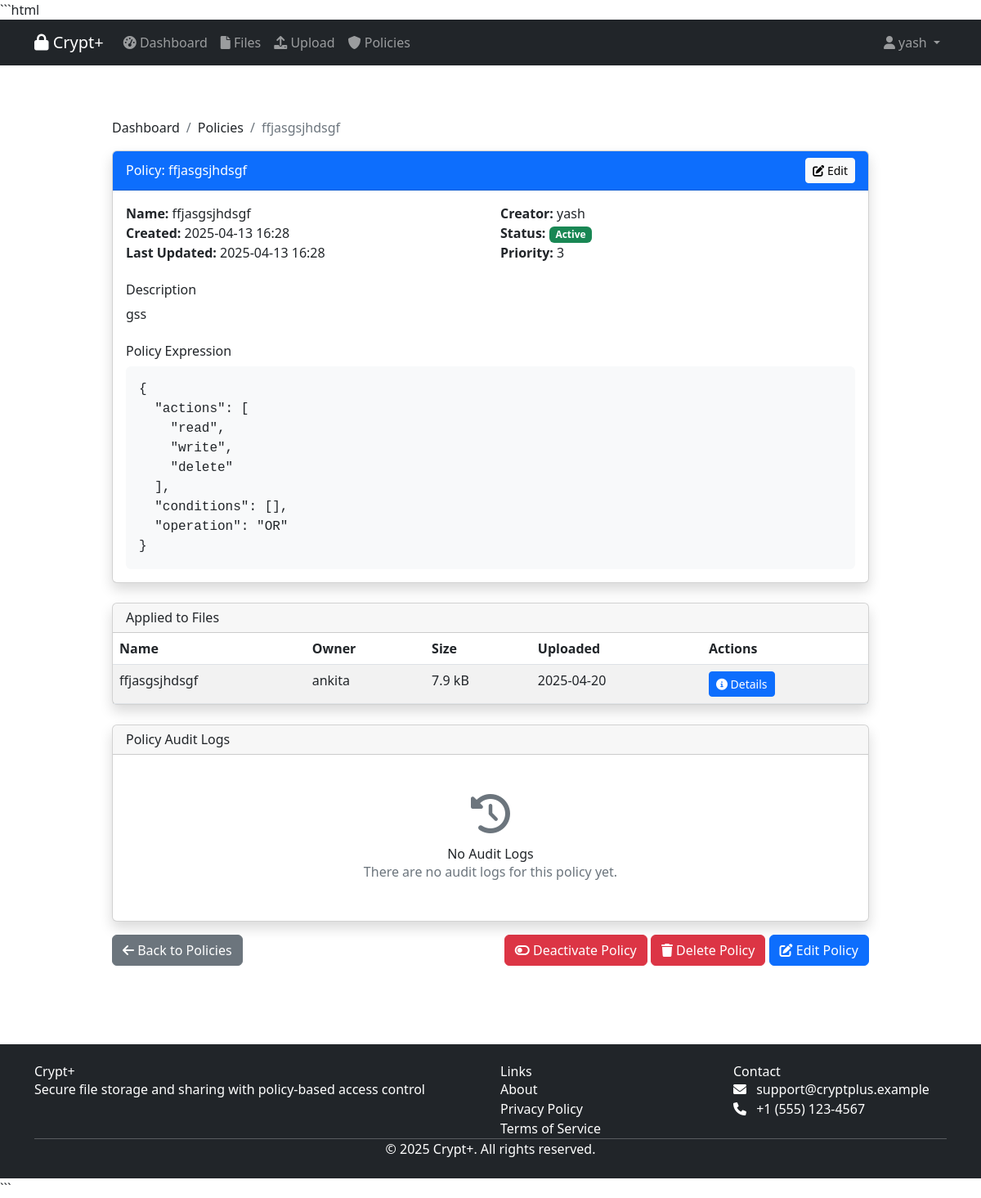
/policy/policies/1 (signed in), run on the app's committed database.
### models/user.py (models this page shows, shortened)
class User(Base, UserMixin):
    __tablename__ = 'users'
    id = Column(Integer, primary_key=True)
    username = Column(String(64), unique=True, nullable=False)
    email = Column(String(120), unique=True, nullable=False)
    password_hash = Column(String(128), nullable=False)
    is_active = Column(Boolean, default=True)
    is_admin = Column(Boolean, default=False)
    created_at = Column(DateTime, default=datetime.utcnow)
    last_login = Column(DateTime, nullable=True)
    public_key = Column(Text, nullable=True)  # For storing user's public key
    private_key = Column(Text, nullable=True)  # For storing the encrypted private key
    attributes = relationship("Attribute", secondary=user_attributes, back_populates="users")
    owned_data = relationship("Data", back_populates="owner")

### models/policy.py (models this page shows, shortened)
class Policy(Base):
    __tablename__ = 'policies'
    id = Column(Integer, primary_key=True)
    name = Column(String(128), unique=True, nullable=False)
    description = Column(String(256))
    created_at = Column(DateTime, default=datetime.utcnow)
    updated_at = Column(DateTime, default=datetime.utcnow, onupdate=datetime.utcnow)
    creator_id = Column(Integer, ForeignKey('users.id'), nullable=False)
    policy_expression = Column(JSON, nullable=False)
    is_active = Column(Boolean, default=True)
    priority = Column(Integer, default=1)  # Higher number means higher priority
    creator = relationship("User")
    data = relationship("Data", secondary='data_policies', back_populates="policies")

### models/data.py (models this page shows, shortened)
class Data(Base):
    __tablename__ = 'data'
    id = Column(Integer, primary_key=True)
    name = Column(String(128), nullable=False)
    file_path = Column(String(256), nullable=False)
    file_type = Column(String(64), nullable=False)
    size = Column(Integer, nullable=False)  # Size in bytes
    description = Column(Text, nullable=True)  # Added description field
    encrypted = Column(Boolean, default=True)
    encrypted_key = Column(Text, nullable=True)  # Encrypted symmetric key
    iv = Column(String(32), nullable=True)  # Initialization vector
    created_at = Column(DateTime, default=datetime.utcnow)
    updated_at = Column(DateTime, default=datetime.utcnow, onupdate=datetime.utcnow)
    owner_id = Column(Integer, ForeignKey('users.id'), nullable=False)
    content_hash = Column(String(64), nullable=True)  # For integrity verification
    owner = relationship("User", back_populates="owned_data")
    policies = relationship("Policy", secondary=data_policies, back_populates="data")
    access_logs = relationship("AccessLog", back_populates="data")
    shares = relationship("FileShare", back_populates="file", cascade="all, delete-orphan")

### controllers/policy.py (the view)
    @policy_bp.route('/policies/<int:policy_id>')
    @login_required
    def policy_details(policy_id):
        from models.policy import Policy
        policy = db_session.query(Policy).get(policy_id)
        if not policy:
            flash('Policy not found', 'error')
            return redirect(url_for('policy.list_policies'))
        if not current_user.is_admin and policy.creator_id != current_user.id and not policy.is_active:
            flash('Access denied', 'error')
            return redirect(url_for('policy.list_policies'))
        return render_template('policy_details.html', policy=policy)

### templates/policy_details.html (shortened to what this page needs)
{% extends "layout.html" %}
{% block content %}
<div class="container py-4">
    <div class="row justify-content-center">
        <div class="col-lg-10">
            <nav aria-label="breadcrumb">
                <ol class="breadcrumb">
                    <li class="breadcrumb-item"><a href="{{ url_for('dashboard') }}">Dashboard</a></li>
                    <li class="breadcrumb-item"><a href="{{ url_for('policy.list_policies') }}">Policies</a></li>
                    <li class="breadcrumb-item active" aria-current="page">{{ policy.name }}</li>
                </ol>
            </nav>
            <div class="card shadow mb-4">
                <div class="card-header bg-primary text-white d-flex justify-content-between align-items-center">
                    <h4 class="mb-0">Policy: {{ policy.name }}</h4>
                    <div>
                        <a href="{{ url_for('policy.edit_policy', policy_id=policy.id) }}" class="btn btn-sm btn-light">
                            <i class="fas fa-edit"></i> Edit
                        </a>
                    </div>
                </div>
                <div class="card-body">
                    <div class="row mb-4">
                        <div class="col-md-6">
                            <p><strong>Name:</strong> {{ policy.name }}</p>
                            <p><strong>Created:</strong> {{ policy.created_at.strftime('%Y-%m-%d %H:%M') }}</p>
                            <p><strong>Last Updated:</strong> {{ policy.updated_at.strftime('%Y-%m-%d %H:%M') }}</p>
                        </div>
                        <div class="col-md-6">
                            <p><strong>Creator:</strong> {{ policy.creator.username }}</p>
                            <p>
                                <strong>Status:</strong>
                                {% if policy.is_active %}
                                <span class="badge bg-success">Active</span>
                                {% else %}
                                <span class="badge bg-danger">Inactive</span>
                                {% endif %}
                            </p>
                            <p><strong>Priority:</strong> {{ policy.priority }}</p>
                        </div>
                    </div>
                    <h5 class="card-title">Description</h5>
                    <p class="card-text">{{ policy.description or 'No description provided.' }}</p>
                    <h5 class="card-title mt-4">Policy Expression</h5>
                    <div class="bg-light p-3 rounded">
                        <pre class="mb-0"><code>{{ policy.policy_expression | tojson(indent=2) }}</code></pre>
                    </div>
                </div>
            </div>
            <div class="card shadow mb-4">
                <div class="card-header">
                    <h5 class="mb-0">Applied to Files</h5>
                </div>
                {% if policy.data %}
                <div class="table-responsive">
                    <table class="table table-striped mb-0">
                        <thead>
                            <tr>
                                <th>Name</th>
                                <th>Owner</th>
                                <th>Size</th>
                                <th>Uploaded</th>
                                <th>Actions</th>
                            </tr>
                        </thead>
                        <tbody>
                            {% for file in policy.data %}
                            <tr>
                                <td>
                                    <a href="{{ url_for('data.file_details', file_id=file.id) }}">
                                        {{ file.name }}
                                    </a>
                                </td>
                                <td>{{ file.owner.username }}</td>
                                <td>{{ file.size | filesizeformat }}</td>
                                <td>{{ file.created_at.strftime('%Y-%m-%d') }}</td>
                                <td>
                                    <a href="{{ url_for('data.file_details', file_id=file.id) }}" class="btn btn-sm btn-primary">
                                        <i class="fas fa-info-circle"></i> Details
                                    </a>
                                </td>
                            </tr>
                            {% endfor %}
                        </tbody>
                    </table>
                </div>
                {% endif %}
            </div>
            <div class="card shadow">
                <div class="card-header">
                    <h5 class="mb-0">Policy Audit Logs</h5>
                </div>
                {% if policy.audit_logs %}
                <div class="table-responsive">
                    <table class="table table-striped mb-0">
                        <thead>
                            <tr>
                                <th>Time</th>
                                <th>User</th>
                                <th>Action</th>
                                <th>Details</th>
                            </tr>
                        </thead>
                        <tbody>
                            {% for log in policy.audit_logs %}
                            <tr>
                                <td>{{ log.timestamp.strftime('%Y-%m-%d %H:%M:%S') }}</td>
                                <td>{{ log.user.username }}</td>
                                <td>{{ log.action }}</td>
                                <td class="text-truncate" style="max-width: 300px;">{{ log.details }}</td>
                            </tr>
                            {% endfor %}
                        </tbody>
                    </table>
                </div>
                {% else %}
                <div class="card-body text-center py-5">
                    <div class="mb-3">
                        <i class="fas fa-history text-muted fa-3x"></i>
                    </div>
                    <h5>No Audit Logs</h5>
                    <p class="text-muted">There are no audit logs for this policy yet.</p>
                </div>
                {% endif %}
            </div>
            <div class="mt-3 d-flex justify-content-between">
                <a href="{{ url_for('policy.list_policies') }}" class="btn btn-secondary">
                    <i class="fas fa-arrow-left"></i> Back to Policies
                </a>
                <div>
                    <form method="POST" action="{{ url_for('policy.toggle_policy', policy_id=policy.id) }}" class="d-inline">
                        {% if policy.is_active %}
                        <button type="submit" class="btn btn-danger">
                            <i class="fas fa-toggle-off"></i> Deactivate Policy
                        </button>
                        {% else %}
                        <button type="submit" class="btn btn-success">
                            <i class="fas fa-toggle-on"></i> Activate Policy
                        </button>
                        {% endif %}
                    </form>
                    <form method="POST" action="{{ url_for('policy.delete_policy', policy_id=policy.id) }}" class="d-inline">
                        <button type="submit" class="btn btn-danger" onclick="return confirm('Are you sure you want to delete this policy?')">
                            <i class="fas fa-trash"></i> Delete Policy
                        </button>
                    </form>
                    <a href="{{ url_for('policy.edit_policy', policy_id=policy.id) }}" class="btn btn-primary">
                        <i class="fas fa-edit"></i> Edit Policy
                    </a>
                </div>
            </div>
        </div>
    </div>
</div>
{% endblock %}

### templates/layout.html (shortened to what this page needs)
<html lang="en">
<head>
  <link href="https://cdn.jsdelivr.net/npm/bootstrap@5.2.3/dist/css/bootstrap.min.css" rel="stylesheet">
  <link href="https://cdnjs.cloudflare.com/ajax/libs/font-awesome/6.0.0/css/all.min.css" rel="stylesheet">
  <link href="{{ url_for('static', filename='css/style.css') }}" rel="stylesheet">
</head>
<body>
  <nav class="navbar navbar-expand-lg navbar-dark bg-dark">
    <div class="container">
      <a class="navbar-brand" href="{{ url_for('index') }}">
        <i class="fas fa-lock"></i> Crypt+
      </a>
      <div class="collapse navbar-collapse" id="navbarNav">
        <ul class="navbar-nav me-auto">
          {% if current_user.is_authenticated %}
          <li class="nav-item">
            <a class="nav-link" href="{{ url_for('dashboard') }}">
              <i class="fas fa-tachometer-alt"></i> Dashboard
            </a>
          </li>
          <li class="nav-item">
            <a class="nav-link" href="{{ url_for('data.list_files') }}">
              <i class="fas fa-file"></i> Files
            </a>
          </li>
          <li class="nav-item">
            <a class="nav-link" href="{{ url_for('data.upload') }}">
              <i class="fas fa-upload"></i> Upload
            </a>
          </li>
          <li class="nav-item">
            <a class="nav-link" href="{{ url_for('policy.list_policies') }}">
              <i class="fas fa-shield-alt"></i> Policies
            </a>
          </li>
          {% else %}
          <li class="nav-item">
            <a class="nav-link" href="{{ url_for('about') }}">
              <i class="fas fa-info-circle"></i> About
            </a>
          </li>
          {% endif %}
        </ul>
        <ul class="navbar-nav">
          {% if current_user.is_authenticated %}
          <li class="nav-item dropdown">
            <a class="nav-link dropdown-toggle" href="#" id="userDropdown" role="button" data-bs-toggle="dropdown"
              aria-expanded="false">
              <i class="fas fa-user"></i> {{ current_user.username }}
            </a>
          </li>
          {% endif %}
        </ul>
      </div>
    </div>
  </nav>
  <main class="py-4">
    {% block content %}{% endblock %}
  </main>
  <footer class="bg-dark text-white py-4 mt-5">
    <div class="container">
      <div class="row">
        <div class="col-md-6">
          <h5>Crypt+</h5>
          <p>Secure file storage and sharing with policy-based access control</p>
        </div>
        <div class="col-md-3">
          <h5>Links</h5>
          <ul class="list-unstyled">
            <li><a href="{{ url_for('about') }}" class="text-white">About</a></li>
            <li><a href="#" class="text-white">Privacy Policy</a></li>
            <li><a href="#" class="text-white">Terms of Service</a></li>
          </ul>
        </div>
        <div class="col-md-3">
          <h5>Contact</h5>
          <ul class="list-unstyled">
            <li><i class="fas fa-envelope me-2"></i> support@cryptplus.example</li>
            <li><i class="fas fa-phone me-2"></i> +1 (555) 123-4567</li>
          </ul>
        </div>
      </div>
      <hr>
      <div class="text-center">
        <p>&copy; 2025 Crypt+. All rights reserved.</p>
      </div>
    </div>
  </footer>
</body>
</html>

### static/css/style.css (style rules this page uses)
html, :host { line-height: 1.5; -webkit-text-size-adjust: 100%; -moz-tab-size: 4; -o-tab-size: 4; tab-size: 4; font-family: ui-sans-serif, system-ui, sans-serif, "Apple Color Emoji", "Segoe UI Emoji", "Segoe UI Symbol", "Noto Color Emoji"; font-feature-settings: normal; font-variation-settings: normal; -webkit-tap-highlight-color: transparent; }
body { margin: 0; line-height: inherit; }
hr { height: 0; color: inherit; border-top-width: 1px; }
h1, h2, h3, h4, h5, h6 { font-size: inherit; font-weight: inherit; }
a { color: inherit; text-decoration: inherit; }
b, strong { font-weight: bolder; }
code, kbd, samp, pre { font-family: ui-monospace, SFMono-Regular, Menlo, Monaco, Consolas, "Liberation Mono", "Courier New", monospace; font-feature-settings: normal; font-variation-settings: normal; font-size: 1em; }
table { text-indent: 0; border-color: inherit; border-collapse: collapse; }
button, input, optgroup, select, textarea { font-family: inherit; font-feature-settings: inherit; font-variation-settings: inherit; font-size: 100%; font-weight: inherit; line-height: inherit; letter-spacing: inherit; color: inherit; margin: 0; padding: 0; }
button, select { text-transform: none; }
button, input:where([type='button']), input:where([type='reset']), input:where([type='submit']) { -webkit-appearance: button; background-color: transparent; background-image: none; }
blockquote, dl, dd, h1, h2, h3, h4, h5, h6, hr, figure, p, pre { margin: 0; }
ol, ul, menu { list-style: none; margin: 0; padding: 0; }
button, [role="button"] { cursor: pointer; }
.mb-4 { margin-bottom: 1rem; }
.mt-3 { margin-top: 0.75rem; }
.mt-4 { margin-top: 1rem; }
.table { display: table; }
.rounded { border-radius: 0.25rem; }
.p-3 { padding: 0.75rem; }
.py-4 { padding-top: 1rem; padding-bottom: 1rem; }
.text-center { text-align: center; }
.text-white { --tw-text-opacity: 1; color: rgb(255 255 255 / var(--tw-text-opacity, 1)); }
.shadow { --tw-shadow: 0 1px 3px 0 rgb(0 0 0 / 0.1), 0 1px 2px -1px rgb(0 0 0 / 0.1); --tw-shadow-colored: 0 1px 3px 0 var(--tw-shadow-color), 0 1px 2px -1px var(--tw-shadow-color); box-shadow: var(--tw-ring-offset-shadow, 0 0 #0000), var(--tw-ring-shadow, 0 0 #0000), var(--tw-shadow); }

### data on the page
User: username "yash", creator.username "yash"
Policy: name "ffjasgsjhdsgf", created_at "2025-04-13 16:28", updated_at "2025-04-13 16:28", priority "3", description "gss", policy_expression|tojson "{ \"actions\": [ \"read\", \"write\", \"delete\" ], \"conditions\": [], \"operation\": \"OR\" }"
Data: name "ffjasgsjhdsgf", owner.username "ankita", size|filesizeformat "7.9 kB", created_at "2025-04-20"
